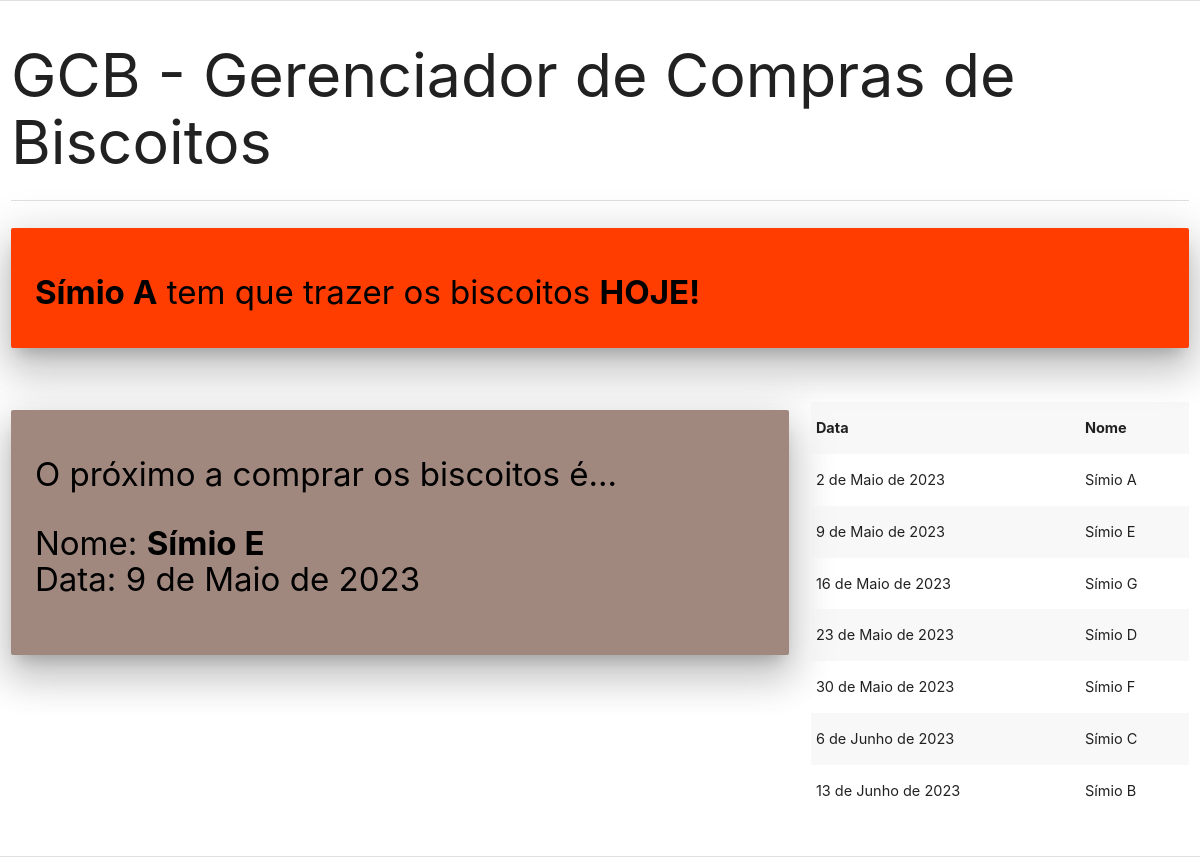
The app's page /, older data.
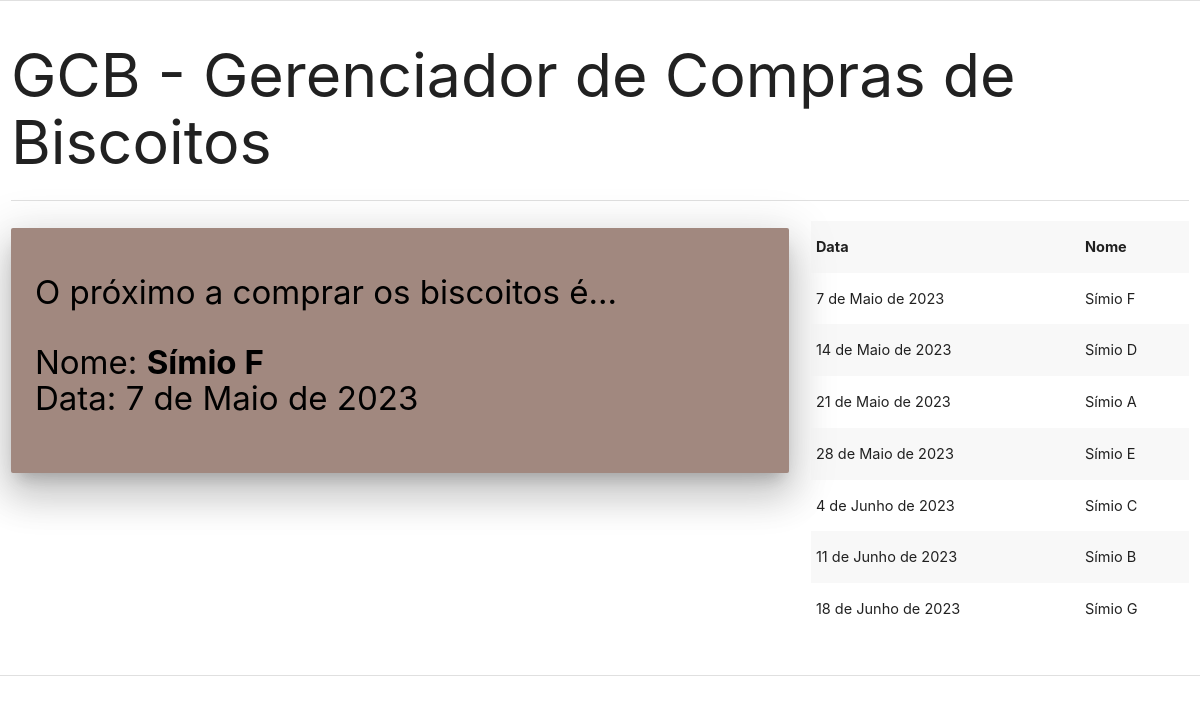
The same page, newer data.
### core/models.py (models this page shows, shortened)
class Pessoa(models.Model):
    nome = models.CharField(max_length=100)
    status = models.BooleanField(default=True)
    email = models.EmailField(null=True, blank=True, max_length=254)
    data = models.DateField(null=True, blank=True)
    escolhido = models.BooleanField(default=False)

### core/views.py (the view)
# urls.py: 2. Add a URL to urlpatterns:  path('', views.home, name='home')
def home(request):
    pessoas = Pessoa.objects.filter(status = True, escolhido = True).order_by('data')
    atual = Pessoa.objects.filter(status = True, escolhido = True, data__exact=datetime.now()).order_by('data')[:1]
    proximo = Pessoa.objects.filter(status = True, escolhido = True, data__gt=datetime.now()).order_by('data')[:1]
    controle_gerador = Pessoa.objects.filter(status = True, escolhido = False).count()
    context = {'pessoas': pessoas, 'atual': atual, 'proximo': proximo, 'controle_gerador': controle_gerador}
    return render(request, 'home.html', context)

### core/templates/home.html (shortened to what this page needs)
{% extends 'index.html' %}
{% block content %}
    <div class="row">
        <div class="col s12">
            <h1>GCB - Gerenciador de Compras de Biscoitos</h1>
            <div class="divider"></div>
        </div>
    </div>
    {% for atual in atual %}
    <div class="row">
        <div class="col s12 m12 l12">
            <div class="row">
                <div class="col s12 m12 l12">
                    <div class="card-panel deep-orange accent-3 z-depth-5">
                        <span class="black-text text-darken-2"><h4><b>{{ atual.nome }}</b> tem que trazer os biscoitos <b>HOJE!</b></h4></span>
                    </div>
                </div>
            </div>
        </div>
    </div>
    {% endfor %}
    <div class="row">
        <div class="col s12 m8 l8">
        {% for proximo in proximo %}
        <div class="row">
            <div class="col s12 m12 l12">
                <div class="card-panel brown lighten-2 z-depth-5">
                    <span class="black-text text-darken-2"><h4>O próximo a comprar os biscoitos é...<p>Nome: <b>{{ proximo.nome }}</b><br>Data: {{ proximo.data }}</p></h4></span>
                </div>
            </div>
        {% endfor %}
        </div>
    </div>
        <div class="col s12 m4 l4">
            <div class="row">
                <div class="col s12 m12 l12">
                    <table class="striped">
                        <tr>
                            <th>Data</th>
                            <th>Nome</th>
                        </tr>{% for pessoas in pessoas %}
                        <tr>
                            <td>{{ pessoas.data }}</td>
                            <td>{{ pessoas.nome }}</td>
                        </tr>{% endfor %}
                    </table>
                </div>
            </div>
        </div>
    </div>
    <div class="divider"></div>
{% endblock %}

Row changes from the older to the newer data that the page shows:
no longer on one of the page's lists (row edited): Pessoa: nome "Símio A"
no longer on one of the page's lists (row edited): Pessoa: nome "Símio E", data "9 de Maio de 2023"
now on one of the page's lists (row edited): Pessoa: nome "Símio F", data "7 de Maio de 2023"
changed Pessoa "Símio F": data "30 de Maio de 2023" → "7 de Maio de 2023"; moves up the list
changed Pessoa "Símio D": data "23 de Maio de 2023" → "14 de Maio de 2023"; moves up the list
changed Pessoa "Símio A": data "2 de Maio de 2023" → "21 de Maio de 2023"
changed Pessoa "Símio E": data "9 de Maio de 2023" → "28 de Maio de 2023"
changed Pessoa "Símio C": data "6 de Junho de 2023" → "4 de Junho de 2023"
changed Pessoa "Símio B": data "13 de Junho de 2023" → "11 de Junho de 2023"
changed Pessoa "Símio G": data "16 de Maio de 2023" → "18 de Junho de 2023"; moves down the list
